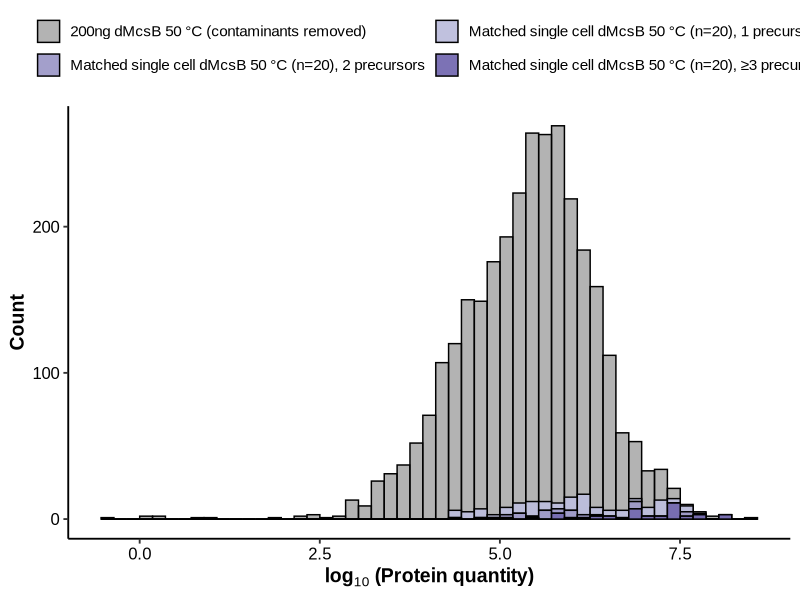
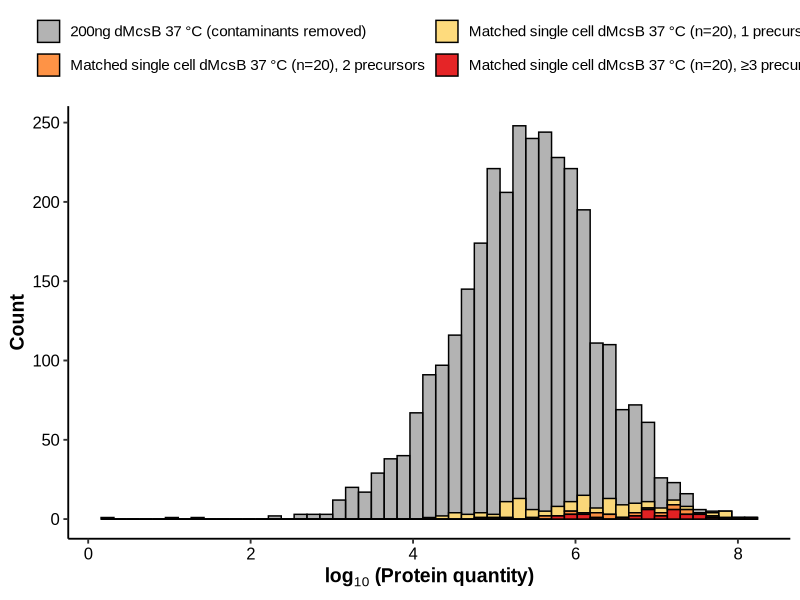
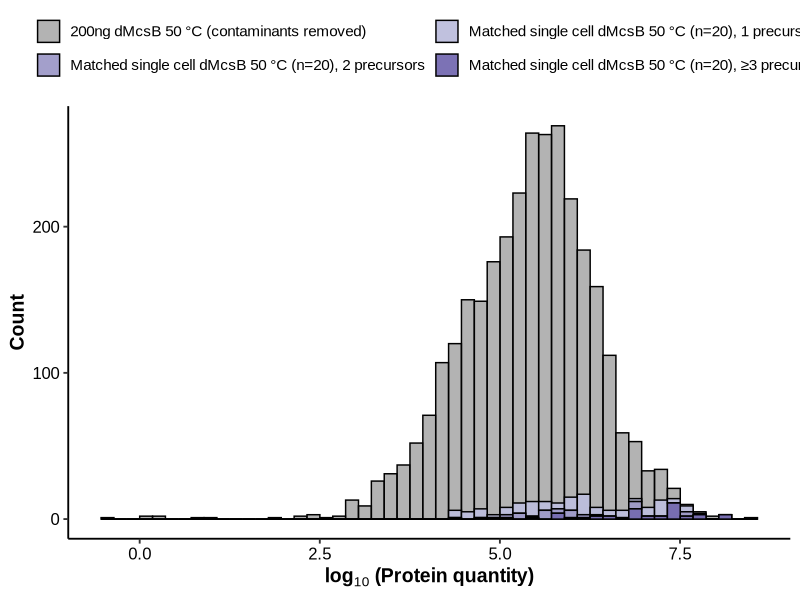
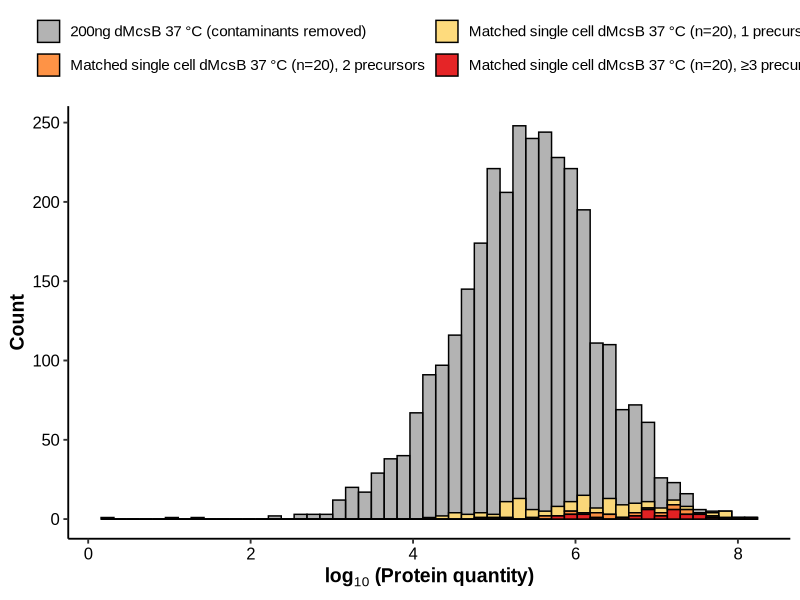

Here is the R script that generated these plots, in order:
library(ggrepel)
library(pheatmap)
library(RColorBrewer)
library(tidyverse)

# Define the subdirectory where plots should be saved "plots"
plots_dir <- "plots"  # Subdirectory with plots

# read data
BacSCP_data <- read_delim(
  "data/SC_protein_table_sup_fig_3.tsv",
  delim = "\t"
)

bulk200ng_data <- read_delim(
  "data/bulk_protein_table_sup_fig_3.tsv",
  delim = "\t"
)

# process BacSCP_data  (keep ALL proteins incl. contaminants)
protein_to_gene <- BacSCP_data %>%
  select(PG.ProteinGroups, PG.Genes) %>%
  distinct()

# Keep the full single-cell table (with precursor columns) BEFORE we reduce
# BacSCP_data to quantity columns only. We need the precursor information for
# splitting the matched single-cell overlay by precursor count.
BacSCP_raw <- BacSCP_data

BacSCP_data <- BacSCP_data %>%
  select(PG.ProteinGroups, contains(".raw.PG.Quantity"))

protein_data_t <- as.data.frame(t(BacSCP_data))
colnames(protein_data_t) <- BacSCP_data$PG.ProteinGroups
colnames(protein_data_t) <- make.names(colnames(protein_data_t), unique = TRUE)
protein_data_t <- rownames_to_column(protein_data_t, var = "Filename")
protein_data_t <- protein_data_t %>% slice(-1)

protein_data_t <- protein_data_t %>%
  mutate(condition = case_when(
    grepl("THIDTC006_0cell_", Filename) ~ "0cell",
    grepl("BS_dMcsB_chil_10x_", Filename) ~ "10x_BS_chil",
    grepl("BS_dMcsB_HS_10x_", Filename)   ~ "10x_BS_HS",
    grepl("BS_dMcsB_chil_", Filename) & !grepl("10x_", Filename) ~ "1x_BS_chil",
    grepl("BS_dMcsB_HS_",   Filename) & !grepl("10x_", Filename) ~ "1x_BS_HS",
    TRUE ~ NA_character_
  ))

# Identify contaminant vs. non-contaminant protein columns
cont_cols <- grep("^cont_", colnames(protein_data_t), value = TRUE)
prot_cols <- setdiff(colnames(protein_data_t), c("Filename", "condition", cont_cols))
all_prot_cols <- c(prot_cols, cont_cols)  # all proteins including contaminants


# process bulk200ng_data  (keep ALL proteins incl. contaminants)

bulk200ng_data <- bulk200ng_data %>%
  select(PG.ProteinGroups, contains("PG.Quantity"))

# Long format WITH contaminants
bulk200ng_long_all <- bulk200ng_data %>%
  pivot_longer(-PG.ProteinGroups, names_to = "sample_col", values_to = "quantity") %>%
  mutate(condition = case_when(
    grepl("_dMscB_BS_hs", sample_col) ~ "200ng dMscB 50°C",
    grepl("_dMscB_BS_st", sample_col) ~ "200ng dMscB 37°C",
    TRUE ~ "other"
  ))

# Long format WITHOUT contaminants
bulk200ng_long_nocont <- bulk200ng_long_all %>%
  filter(!grepl("^cont_", PG.ProteinGroups))

# HELPER: BacSCP long format (two versions)

make_bacscp_long <- function(include_contaminants) {
  cols <- if (include_contaminants) all_prot_cols else prot_cols
  protein_data_t %>%
    select(Filename, condition, all_of(cols)) %>%
    pivot_longer(-c(Filename, condition), names_to = "protein_col", values_to = "quantity") %>%
    mutate(quantity = suppressWarnings(as.numeric(quantity))) %>%
    filter(!is.na(quantity) & !is.nan(quantity) & quantity > 0)
}

bacscp_long_all    <- make_bacscp_long(include_contaminants = TRUE)
bacscp_long_nocont <- make_bacscp_long(include_contaminants = FALSE)

# HELPER: single-cell precursor category per protein --------------------------
# For a given single-cell condition (identified by sample_pattern), compute the
# mean number of precursors used for quantification across the replicate samples
# in which the protein is quantified (precursors > 0). Each protein is then
# binned into "1", "2" or "3+" precursors. Keyed by make.names(PG.ProteinGroups)
# so it can be joined onto the matched bulk proteins.
get_sc_precursor_cat <- function(raw_df, sample_pattern) {
  prec_cols <- grep("PG.NrOfPrecursorsUsedForQuantification",
                    colnames(raw_df), value = TRUE)
  prec_cols <- prec_cols[grepl(sample_pattern, prec_cols) & !grepl("10x", prec_cols)]

  if (length(prec_cols) == 0)
    stop(paste("No precursor columns found for sample pattern:", sample_pattern))

  m <- as.matrix(raw_df[, prec_cols])
  # coerce to numeric (handle possible comma decimals defensively)
  m <- matrix(suppressWarnings(as.numeric(gsub(",", ".", m))),
              nrow = nrow(m), ncol = ncol(m))
  m[is.na(m) | m <= 0] <- NA

  mean_prec <- rowMeans(m, na.rm = TRUE)

  tibble(
    protein_id     = make.names(raw_df$PG.ProteinGroups),
    mean_precursors = mean_prec
  ) %>%
    filter(!is.na(mean_precursors) & !is.nan(mean_precursors)) %>%
    # if make.names collapses duplicates, keep the max mean (defensive)
    group_by(protein_id) %>%
    summarise(mean_precursors = mean(mean_precursors, na.rm = TRUE),
              .groups = "drop") %>%
    mutate(prec_cat = case_when(
      mean_precursors < 1.5 ~ "1",
      mean_precursors < 2.5 ~ "2",
      TRUE                  ~ "3+"
    ))
}

# Precursor categories per single-cell condition
sc_prec_cat_37 <- get_sc_precursor_cat(BacSCP_raw, "BS_dMcsB_chil")  # 37 °C
sc_prec_cat_50 <- get_sc_precursor_cat(BacSCP_raw, "BS_dMcsB_HS")    # 50 °C

# HELPER FUNCTION: histogram plot (matched overlay split by precursor count) ---
make_quantity_hist <- function(bulk_long,
                    bacscp_long,
                    bulk_condition,
                    bacscp_condition,
                    sc_prec_cat,
                    highlight_colors,   # named vector c("1"=, "2"=, "3+"=)
                    bulk_label,
                    sc_label_prefix     # e.g. "Single cell dMcsB 37 °C"
                    ) {

  quant_bulk <- bulk_long %>%
    filter(condition == bulk_condition,
           !is.na(quantity) & !is.nan(quantity) & quantity > 0) %>%
    select(PG.ProteinGroups, quantity) %>%
    mutate(source = "bulk_all")

  proteins_bacscp <- bacscp_long %>%
    filter(condition == bacscp_condition) %>%
    pull(protein_col) %>%
    unique()

  matched_bulk <- quant_bulk %>%
    filter(make.names(PG.ProteinGroups) %in% proteins_bacscp) %>%
    mutate(source = "matched",
           protein_id = make.names(PG.ProteinGroups)) %>%
    # attach the single-cell precursor category
    left_join(sc_prec_cat %>% select(protein_id, prec_cat), by = "protein_id")

  if (nrow(matched_bulk) == 0)
    warning(paste("No matched proteins found for BacSCP condition:", bacscp_condition))

  n_missing_cat <- sum(is.na(matched_bulk$prec_cat))
  if (n_missing_cat > 0)
    warning(paste(n_missing_cat,
                  "matched protein(s) had no single-cell precursor info and were dropped for",
                  bacscp_condition))

  matched_bulk <- matched_bulk %>% filter(!is.na(prec_cat))

  # human readable category labels
  cat_labels <- c(
    "1"  = paste0(sc_label_prefix, ", 1 precursor"),
    "2"  = paste0(sc_label_prefix, ", 2 precursors"),
    "3+" = paste0(sc_label_prefix, ", \u22653 precursors")
  )

  # build a single shared fill scale: grey base + 3 highlight tones
  fill_levels <- c(bulk_label, cat_labels[["1"]], cat_labels[["2"]], cat_labels[["3+"]])
  fill_values <- setNames(
    c("#808080", highlight_colors[["1"]], highlight_colors[["2"]], highlight_colors[["3+"]]),
    fill_levels
  )

  base_df <- quant_bulk %>%
    transmute(quantity, fill_grp = bulk_label)

  overlay_df <- matched_bulk %>%
    transmute(quantity, fill_grp = cat_labels[prec_cat])

  plot_df <- bind_rows(base_df, overlay_df) %>%
    mutate(fill_grp = factor(fill_grp, levels = fill_levels))

  # common binwidth so base and overlay bars align exactly
  bin_width <- diff(range(log10(quant_bulk$quantity))) / 50

  ggplot(plot_df, aes(x = log10(quantity), fill = fill_grp)) +
    geom_histogram(
      data     = subset(plot_df, fill_grp == bulk_label),
      binwidth = bin_width, boundary = 0, closed = "left",
      alpha = 0.6, color = "black"
    ) +
    geom_histogram(
      data     = subset(plot_df, fill_grp != bulk_label),
      binwidth = bin_width, boundary = 0, closed = "left",
      alpha = 0.95, color = "black", position = "stack"
    ) +
    scale_fill_manual(values = fill_values, breaks = fill_levels, drop = FALSE) +
    labs(
      x     = expression(bold(log[10]~"(Protein quantity)")),
      y     = "Count",
      fill  = ""
    ) +
    guides(fill = guide_legend(nrow = 2, byrow = TRUE)) +
    theme_classic(base_size = 14, base_family = "Arial") +
    theme(
      axis.title      = element_text(size = 14, face = "bold", family = "Arial"),
      axis.text       = element_text(size = 12, color = "black", family = "Arial"),
      legend.text     = element_text(size = 11, family = "Arial"),
      legend.position = "top"
    )
}

# Supplemental Figure 3 B: 50°C — WITHOUT contaminants ----
# Matched single-cell overlay split into 3 violet tones by precursor count.

p1 <- make_quantity_hist(
  bulk_long        = bulk200ng_long_nocont,
  bacscp_long      = bacscp_long_nocont,
  bulk_condition   = "200ng dMscB 50°C",
  bacscp_condition = "1x_BS_HS",
  sc_prec_cat      = sc_prec_cat_50,
  highlight_colors = c("1" = "#BCBDDC", "2" = "#9E9AC8", "3+" = "#756BB1"),
  bulk_label       = "200ng dMcsB 50 °C (contaminants removed)",
  sc_label_prefix  = "Matched single cell dMcsB 50 °C (n=20)"
)
p1

# save the histogram
ggsave(file.path(plots_dir, "sup_fig3_B_hist_50°C.svg"),
       plot = p1, device = "svg", width = 10.5, height = 5, units = "in")


# Supplemental Figure 3 A: 37 °C — WITHOUT contaminants ----
# Matched single-cell overlay split into 3 orange tones by precursor count.

p2 <- make_quantity_hist(
  bulk_long        = bulk200ng_long_nocont,
  bacscp_long      = bacscp_long_nocont,
  bulk_condition   = "200ng dMscB 37°C",
  bacscp_condition = "1x_BS_chil",
  sc_prec_cat      = sc_prec_cat_37,
  highlight_colors = c("1" = "#FED976", "2" = "#FD8D3C", "3+" = "#E31A1C"),
  bulk_label       = "200ng dMcsB 37 °C (contaminants removed)",
  sc_label_prefix  = "Matched single cell dMcsB 37 °C (n=20)"
)
p2

# save the histogram
ggsave(file.path(plots_dir, "sup_fig3_A_hist_37°C.svg"),
       plot = p2, device = "svg", width = 11, height = 5.5, units = "in")
